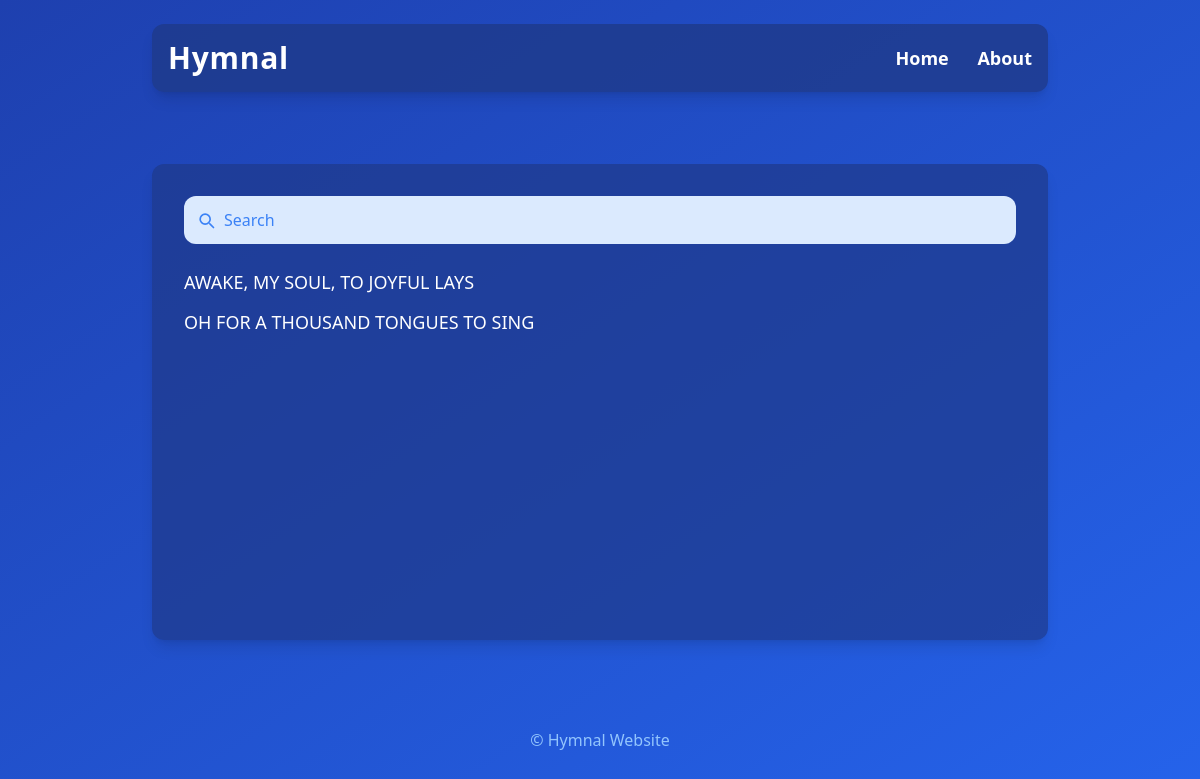
The page / on the database its author committed.
### core/models.py (models this page shows, shortened)
class Hymn(models.Model):
    title = models.CharField(max_length=200)
    lyrics = models.TextField()
    author = models.CharField(max_length=200, blank=True, null=True)
    sound = models.FileField(upload_to='media', blank=True, null=True)
    updated_at = models.DateTimeField(auto_now=True)

### core/views.py (the view)
# urls.py: 2. Add a URL to urlpatterns:  path('', views.home, name='home')
def home(request):
    hymns = Hymn.objects.all()
    return render(request, 'core/home.html', {'hymns': hymns})

### core/templates/core/home.html (shortened to what this page needs)
{% extends 'core/base.html' %}
{% block content %}
    <div class="relative mb-6">
      <input
        type="text"
        id="searchInput"
        placeholder="Search"
        class="w-full pl-10 pr-4 py-3 rounded-xl bg-blue-100 text-blue-900 placeholder-blue-500 outline-none focus:ring-2 focus:ring-blue-400"
      />
      <svg
        class="absolute left-3 top-3.5 w-5 h-5 text-blue-500"
        fill="none"
        stroke="currentColor"
        viewBox="0 0 24 24"
        xmlns="http://www.w3.org/2000/svg"
      >
        <path stroke-linecap="round" stroke-linejoin="round" stroke-width="2"
          d="M21 21l-4.35-4.35M5 11a6 6 0 1112 0 6 6 0 01-12 0z">
        </path>
      </svg>
    </div>
    <ul id="hymnList" class="space-y-3 text-white text-lg font-medium">
        {% for hymn in hymns %}
        <li><a href="{% url 'core:hymn_detail' hymn.id %}">{{hymn.title}}</a></li>
        {% endfor %}
    </ul>
{% endblock %}

### core/templates/core/base.html (shortened to what this page needs)
<!DOCTYPE html>
{% load static %}
<html lang="en" class="scroll-smooth">
{% load pwa %}
<head>
    <script src="https://cdn.tailwindcss.com"></script>
    <link rel="stylesheet" href="{% static 'core/main.css' %}">
</head>
<body class="bg-gradient-to-br from-blue-800 to-blue-600 min-h-screen flex flex-col items-center p-6 text-white">
    <nav class="w-full max-w-4xl flex justify-between items-center mb-8 bg-blue-900 bg-opacity-80 rounded-xl p-4 shadow-lg">
        <a href="{% url 'core:home' %}" class="text-3xl font-extrabold tracking-wide hover:text-blue-300 transition">Hymnal</a>
        <div class="space-x-6 text-lg font-semibold">
            <a href="{% url 'core:home' %}" class="hover:text-blue-300 transition">Home</a>
            <a href="{% url 'core:about' %}" class="hover:text-blue-300 transition">About</a>
        </div>
    </nav>
    <main class="container mx-auto w-full max-w-4xl flex-grow bg-blue-900 bg-opacity-70 rounded-xl p-8 shadow-lg">
        {% block content %}
        {% endblock %}
    </main>
    <footer class="w-full max-w-4xl text-center text-blue-300 mt-12 mb-6">
        &copy; {{ now|date:"Y" }} Hymnal Website
    </footer>
</body>
</html>

### core/static/core/main.css (style rules this page uses)
body { color: #e0e7ff; font-family: 'Segoe UI', Tahoma, Geneva, Verdana, sans-serif; margin: 0; padding: 0; min-height: 100vh; display: flex; flex-direction: column; align-items: center; }
.container { max-width: 800px; width: 90%; border-radius: 12px; padding: 20px 30px; box-shadow: 0 8px 24px rgba(59, 130, 246, 0.4); margin-top: 40px; margin-bottom: 40px; }
a { color: #93c5fd; text-decoration: none; }

### rows shown on the page
Hymn: title "AWAKE, MY SOUL, TO JOYFUL LAYS"
Hymn: title "OH FOR A THOUSAND TONGUES TO SING"
